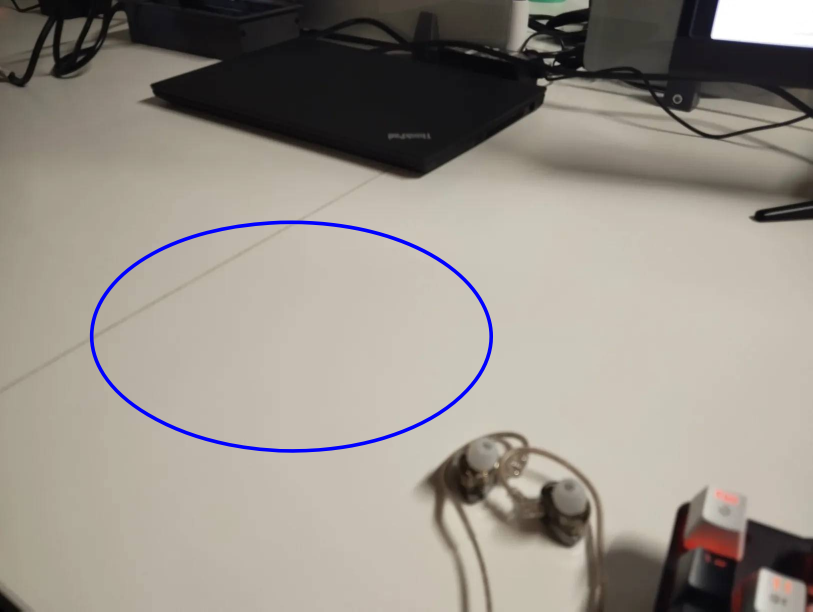
#> input picture imagedata/thinbluecirc.png, 1625 x 1223 px (shown at 1/2 size)
$ python staindet.py
#> lines starting #> are read from the running program, lines starting #| are printed output that depends on the picture; after the words box and inside, x2 and y2 are one past the last pixel; in counts of white or black regions, pixels touching at a corner belong together
import cv2
import numpy as np
from PIL import Image, ImageFilter, ImageEnhance, ImageOps, ImageDraw
import matplotlib.pyplot as plt
from scipy import ndimage
from typing import Union

def detect_and_crop_color_border(image, color='blue', shape='auto'):
    """
    Detect and crop colored border with improved robustness for various shapes.

    Args:
        image (PIL.Image): Input image
        color (str): Color of the border to detect
        shape (str): Shape of the border ('auto', 'rectangle', 'circle', 'oval')

    Returns:
        PIL.Image: Cropped image
    """
    # Convert PIL Image to numpy array
    np_image = np.array(image)

    # Convert to BGR for OpenCV (PIL uses RGB)
    cv_image = cv2.cvtColor(np_image, cv2.COLOR_RGB2BGR)

    # Convert to HSV color space
    hsv = cv2.cvtColor(cv_image, cv2.COLOR_BGR2HSV)

    # Color ranges in HSV
    color_ranges = {
        "green": ([35, 50, 50], [85, 255, 255]),
        "blue": ([100, 50, 50], [140, 255, 255]),
        "yellow": ([20, 50, 50], [30, 255, 255]),
        "red1": ([0, 50, 50], [10, 255, 255]),  # Red spans across 0 degrees in HSV
        "red2": ([170, 50, 50], [180, 255, 255])  # Need to check both ranges
    }

    # Get color range
    if color == "red":
        # For red, we need to combine two masks
        lower1, upper1 = color_ranges["red1"]
        lower2, upper2 = color_ranges["red2"]

        # Create masks for both red ranges
        color_mask1 = cv2.inRange(hsv, np.array(lower1), np.array(upper1))
        color_mask2 = cv2.inRange(hsv, np.array(lower2), np.array(upper2))

        # Combine the masks
        color_mask = cv2.bitwise_or(color_mask1, color_mask2)
    else:
        # For other colors
        lower, upper = color_ranges.get(color, color_ranges['blue'])
        color_mask = cv2.inRange(hsv, np.array(lower), np.array(upper))

    # Apply morphological operations to clean up the mask
    kernel = np.ones((5, 5), np.uint8)
    color_mask = cv2.morphologyEx(color_mask, cv2.MORPH_CLOSE, kernel)
    color_mask = cv2.morphologyEx(color_mask, cv2.MORPH_OPEN, kernel)

    # Find contours of colored border
    contours, _ = cv2.findContours(color_mask, cv2.RETR_EXTERNAL, cv2.CHAIN_APPROX_SIMPLE)

    if not contours:
        return image  # Return original image if no border found

    # Find the largest contour (presumably the border)
    border_contour = max(contours, key=cv2.contourArea)

    # Create a mask for the entire image
    mask = np.zeros(cv_image.shape[:2], dtype=np.uint8)

    # Handle different shapes
    if shape == 'auto':
        # Improved shape detection

        # Calculate shape metrics
        area = cv2.contourArea(border_contour)
        perimeter = cv2.arcLength(border_contour, True)

        # Fit an enclosing circle
        (center_x, center_y), radius = cv2.minEnclosingCircle(border_contour)
        circle_area = np.pi * radius * radius

        # Fit an ellipse (if possible)
        if len(border_contour) >= 5:
            ellipse = cv2.fitEllipse(border_contour)
            ellipse_axes = ellipse[1]  # Major and minor axes
            ellipse_area = np.pi * ellipse_axes[0]/2 * ellipse_axes[1]/2

            # Calculate aspect ratio of the ellipse
            aspect_ratio = max(ellipse_axes) / min(ellipse_axes)
        else:
            ellipse = None
            ellipse_area = float('inf')
            aspect_ratio = float('inf')

        # Calculate circularity: 4*pi*area/perimeter^2
        # Perfect circle has circularity of 1
        circularity = 4 * np.pi * area / (perimeter * perimeter) if perimeter > 0 else 0

        # Calculate how well the contour fits a circle
        circle_similarity = area / circle_area if circle_area > 0 else 0

        # Determine shape based on metrics
        if circularity > 0.85 and circle_similarity > 0.9:
            # It's likely a circle
            center = (int(center_x), int(center_y))
            radius = int(radius)
            cv2.circle(mask, center, radius, 255, -1)
            print("Detected shape: Circle")

        elif ellipse is not None and aspect_ratio < 1.5 and area / ellipse_area > 0.9:
            # It's likely an oval/ellipse that's not too elongated
            cv2.ellipse(mask, ellipse, 255, -1)
            print("Detected shape: Oval/Ellipse")

        else:
            # It's likely a polygon or irregular shape
            # Try to approximate the polygon
            epsilon = 0.02 * perimeter
            approx = cv2.approxPolyDP(border_contour, epsilon, True)

            if len(approx) == 4:
                # It might be a rectangle
                cv2.fillPoly(mask, [approx], 255)
                print("Detected shape: Rectangle/Square")
            else:
                # Use convex hull for irregular shapes
                hull = cv2.convexHull(border_contour)
                cv2.fillPoly(mask, [hull], 255)
                print(f"Detected shape: Irregular polygon with {len(approx)} points")

    elif shape == 'circle':
        # Fit a circle to the contour
        (x, y), radius = cv2.minEnclosingCircle(border_contour)
        center = (int(x), int(y))
        radius = int(radius)
        cv2.circle(mask, center, radius, 255, -1)

    elif shape == 'oval' or shape == 'ellipse':
        # Fit an ellipse to the contour
        if len(border_contour) >= 5:  # Need at least 5 points to fit ellipse
            ellipse = cv2.fitEllipse(border_contour)
            cv2.ellipse(mask, ellipse, 255, -1)
        else:
            # Fallback to convex hull if not enough points
            hull = cv2.convexHull(border_contour)
            cv2.fillPoly(mask, [hull], 255)

    elif shape == 'rectangle':
        # Get bounding rectangle
        x, y, w, h = cv2.boundingRect(border_contour)
        cv2.rectangle(mask, (x, y), (x + w, y + h), 255, -1)

    else:  # Default: use contour as is
        # Use convex hull for smoother result
        hull = cv2.convexHull(border_contour)
        cv2.fillPoly(mask, [hull], 255)

    # Bitwise AND to keep only the area inside the border
    result = cv2.bitwise_and(cv_image, cv_image, mask=mask)

    # Convert back to RGB for PIL
    result_rgb = cv2.cvtColor(result, cv2.COLOR_BGR2RGB)

    # Convert back to PIL Image
    return Image.fromarray(result_rgb)

def process_image(image, color='blue', shape='auto'):
    """
    Process an image by detecting and cropping to a colored border.

    Args:
        image (PIL.Image): Input image
        color (str, optional): Border color to detect. Defaults to 'blue'.
        shape (str, optional): Shape of the border to detect. Defaults to 'auto'.

    Returns:
        PIL.Image: Cropped image
    """
    try:
        # Crop to colored border
        cropped_image = detect_and_crop_color_border(image, color, shape)

        return cropped_image

    except Exception as e:
        print(f"Error processing image: {e}")
        return image

def _open_image(image_path:str, use_border : bool = False, color : str = "blue", shape : str = "auto"):
    """Opens an image from disk and converts it into a PIL Image array.

    Args:
        image_path (str): Path to the image
        use_border (bool, optional): Whether to detect and crop to border. Defaults to False.
        color (str, optional): Color of the border to detect. Defaults to "blue".
        shape (str, optional): Shape of the border ('auto', 'rectangle', 'circle', 'oval'). Defaults to "auto".
    Returns:
        PIL Image: A float32 Numpy Image array
    """
    img = Image.open(image_path)
    if use_border:
        img = process_image(img, color, shape)
    return(img)

def makeneg(img_array,alpha:float = 0.5):
    """Takes an image array and converts the array data into its negative.

    Args:
        img_array (numpy array): Image data array
        alpha (float, optional): Alpha value used to calculate negative. Defaults to 0.5.

    Raises:
        ValueError: _description_
    """
    img_array = np.array(img_array).astype(np.uint8)
    if len(img_array.shape) == 3 and img_array.shape[2] == 3:  # RGB image
        max_val = 255.0
        negative = max_val - img_array
    elif len(img_array.shape) == 2 or (len(img_array.shape) == 3 and img_array.shape[2] == 1):  # Grayscale
        max_val = 255.0
        negative = max_val - img_array
    else:
        raise ValueError("Unsupported image format")
    negative = np.clip(negative, 0, 255).astype(np.uint8)
    neg_image = Image.fromarray(negative)

    return(neg_image)

def fuse_image(original, negative, alpha:float = 0.5):
    """Takes two images, fuses their data, and returns the fused image as a PIL Image.

    Args:
        original (Image): The original image
        negative (Image): The negative image
        alpha (float): The alpha value used to adjust which image the emphasis is placed on.
    """
    ogarray = np.array(original).astype(np.float32)
    negarray = np.array(negative).astype(np.float32)
    fusedarray = alpha * ogarray + (1- alpha) * negarray
    fused = np.clip(fusedarray, 0, 255).astype(np.uint8)
    fuseimage = Image.fromarray(fused).filter(ImageFilter.MedianFilter(3)).filter(ImageFilter.FIND_EDGES)
    border = (25,25,25,25)
    return(ImageOps.crop(fuseimage,border))

def detect_stain(image, threshold=1):
    """
    Detect if an image contains any non-black pixels.

    Parameters:
    - image: PIL Image object
    - threshold: Maximum pixel value to still be considered "black"
                 (allows for slight variations due to compression)

    Returns:
    - Boolean: True if image contains non-black pixels, False otherwise
    """
    # Convert image to numpy array
    img_array = np.array(image)

    # Handle both color and grayscale images
    if len(img_array.shape) == 3:
        # For color images, check if any pixel in any channel exceeds threshold
        return np.any(img_array > threshold)
    elif len(img_array.shape) == 2:
        # For grayscale images, check if any pixel exceeds threshold
        return np.any(img_array > threshold)
    else:
        # Unexpected image format
        raise ValueError("Unsupported image format")

# [155 lines left out: functions highlight_stain, chroma_key, not called in this run]

def image_display(arrimg: dict, colno: int, figsize: tuple = (15, 5), detected: bool = False):
    """Given data arrays with the title of the image, create a window displaying the images with their titles in a grid.
    Displays an optional text at the bottom middle of the figure.

    Args:
        arrimg (dict): A dictionary of the data arrays with the image titles as the keys.
        colno (int): Number of columns.
        figsize (tuple): Size of the display window, as (width, height).
        display_text (str): Text to display at the bottom middle of the layout.
    """
    import math
    import matplotlib.pyplot as plt

    if detected:
        display_text = "STAIN DETECTED"
    else:
        display_text = "CLEAN"

    fig = plt.figure(figsize=figsize)
    columns = colno
    rows = math.ceil(len(arrimg.keys()) / colno)
    pos = 1

    for key in arrimg.keys():
        plt.subplot(rows, columns, pos)
        plt.imshow(arrimg[key])
        plt.title(key)
        plt.axis("off")
        pos += 1

    # Add the text at the bottom middle of the figure
    if display_text:
        fig.text(0.5, 0.01, display_text, ha='center', va='bottom', fontsize=10)

    plt.tight_layout(rect=[0, 0.03, 1, 0.97])  # Adjust layout to make room for the text
    plt.show()

def detect(control:str, current:str, crop:bool=True, color:str="blue", shape:str="auto", displayresults:bool=True, savehighlight:str=None):
    #Import original image
    imgarr = {"Control":_open_image(control, False)}
#> in _open_image, img is the input picture: PIL image 1625x1223 RGB; mean R, G, B 151.9, 145.3, 137.3
    imgarr["Current"] = _open_image(current, False)
    if crop:
        imgarr["Cropped Control"] = process_image(imgarr["Control"], color, shape)
#> in detect_and_crop_color_border, `hsv = cv2.cvtColor(cv_image, cv2.COLOR_BGR2HSV)`: hsv: shape (1223, 1625, 3); mean H, S, V 30.7, 32.4, 153.9
#> in detect_and_crop_color_border, `color_mask = cv2.inRange(hsv, np.array(lower), np.array(upper))`:
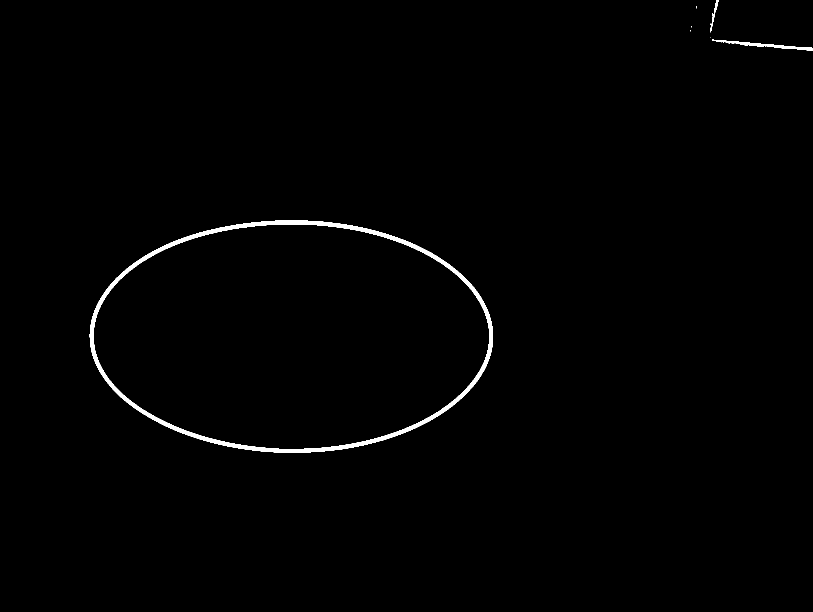
#> color_mask: shape (1223, 1625) (shown at 1/2 size); 0.85% white; 9 white regions (6 under 20 px), largest, box (x1, y1, x2, y2) and area: (179, 441, 986, 906) 15683, (1424, 78, 1625, 101) 978, (1420, 0, 1437, 65) 224
#> in detect_and_crop_color_border, `color_mask = cv2.morphologyEx(color_mask, cv2.MORPH_CLOSE, kernel)`: color_mask: shape (1223, 1625); 0.85% white; 7 white regions (4 under 20 px), largest, box (x1, y1, x2, y2) and area: (179, 441, 986, 906) 15685, (1424, 78, 1625, 101) 1014, (1420, 0, 1437, 65) 247
#> in detect_and_crop_color_border, `color_mask = cv2.morphologyEx(color_mask, cv2.MORPH_OPEN, kernel)`: color_mask: shape (1223, 1625); 0.83% white; 10 white regions
#> in detect_and_crop_color_border, `contours, _ = cv2.findContours(color_mask, cv2.RETR_EXTERNAL, cv2.CHAI..`: contours = 10 contours, 2 with area under 20; largest, box (x1, y1, x2, y2) and area: (179, 441, 986, 906) 293278, (1535, 89, 1591, 98) 240, (1594, 94, 1625, 101) 136, (1480, 84, 1508, 91) 119, (1512, 87, 1529, 94) 84, (1442, 81, 1453, 86) 40, (1457, 82, 1466, 87) 32, (1472, 83, 1478, 88) 20
#> in detect_and_crop_color_border, `border_contour = max(contours, key=cv2.contourArea)`: border_contour = contour of 898 points, box (x1, y1, x2, y2) (179, 441, 986, 906), area 293278
#> in detect_and_crop_color_border, `area = cv2.contourArea(border_contour)`: area = 293278
#> in detect_and_crop_color_border, `perimeter = cv2.arcLength(border_contour, True)`: perimeter = 2140.5
#> in detect_and_crop_color_border, `(center_x, center_y), radius = cv2.minEnclosingCircle(border_contour)`: center_x = 582.1; center_y = 672.5; radius = 403.1
#> in detect_and_crop_color_border, `circle_area = np.pi * radius * radius`: circle_area = 510541.2
#> in detect_and_crop_color_border, `ellipse = cv2.fitEllipse(border_contour)`: ellipse = ((582.6, 671.9), (463.8, 805.2), 90.28)
#> in detect_and_crop_color_border, `ellipse_axes = ellipse[1]`: ellipse_axes = (463.8, 805.2)
#> in detect_and_crop_color_border, `ellipse_area = np.pi * ellipse_axes[0]/2 * ellipse_axes[1]/2`: ellipse_area = 293281.1
#> in detect_and_crop_color_border, `aspect_ratio = max(ellipse_axes) / min(ellipse_axes)`: aspect_ratio = 1.74
#> in detect_and_crop_color_border, `circularity = 4 * np.pi * area / (perimeter * perimeter) if perimeter ..`: circularity = 0.804
#> in detect_and_crop_color_border, `circle_similarity = area / circle_area if circle_area > 0 else 0`: circle_similarity = 0.574
#> in detect_and_crop_color_border, `epsilon = 0.02 * perimeter`: epsilon = 42.81
#> in detect_and_crop_color_border, `approx = cv2.approxPolyDP(border_contour, epsilon, True)`: approx = [[181, 649], [279, 823], [568, 905], [860, 841], [985, 686], [877, 514], [615, 441], [332, 489]]
#> in detect_and_crop_color_border, `hull = cv2.convexHull(border_contour)`: hull = contour of 146 points, box (x1, y1, x2, y2) (179, 441, 986, 906), area 293952
#> in detect_and_crop_color_border, `cv2.fillPoly(mask, [hull], 255)`:
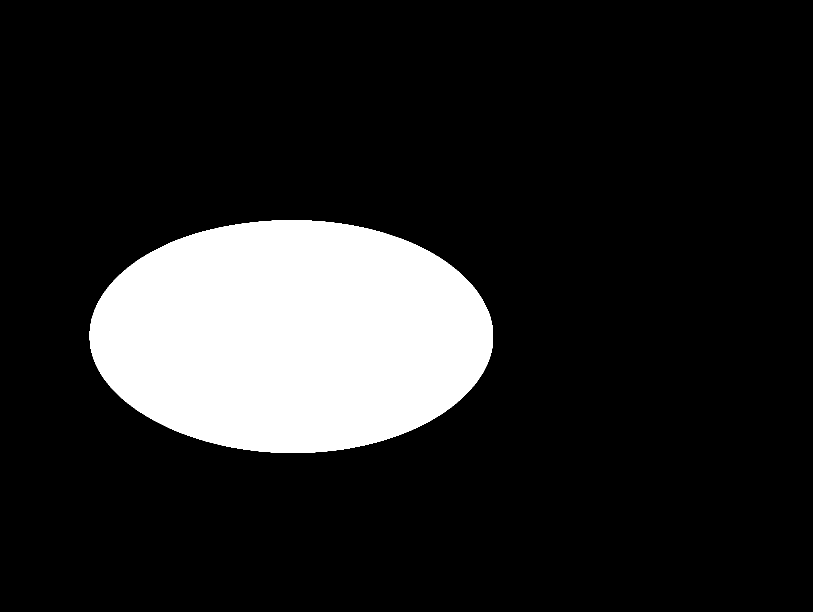
#> mask: shape (1223, 1625) (shown at 1/2 size); 14.8% white; 1 white region, box (x1, y1, x2, y2) and area: (179, 441, 986, 906) 294885
#| Detected shape: Irregular polygon with 8 points
#> in detect_and_crop_color_border, `result = cv2.bitwise_and(cv_image, cv_image, mask=mask)`:
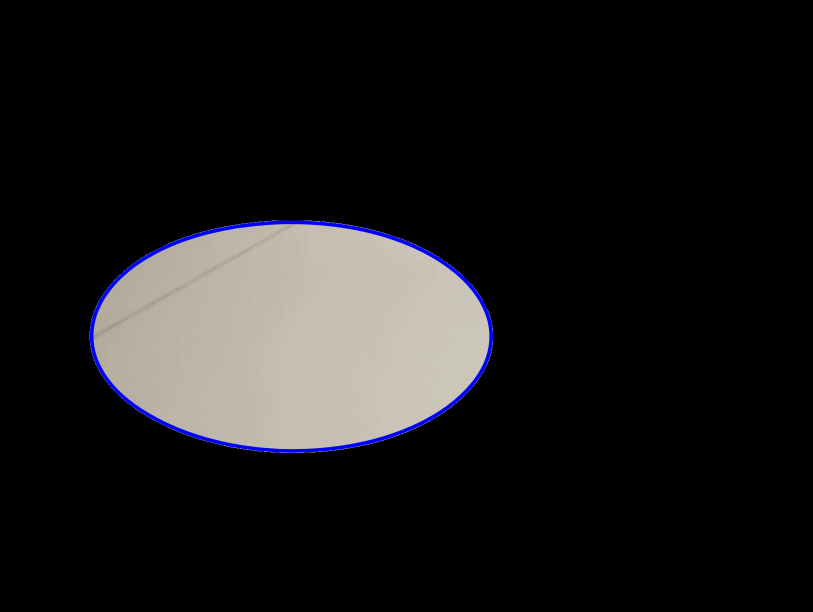
#> result: shape (1223, 1625, 3) (shown at 1/2 size); mean B, G, R 26.6, 26.3, 27.4
        imgarr["Cropped Current"] = process_image(imgarr["Current"], color, shape)
#| Detected shape: Irregular polygon with 8 points
        imgarr["Fused"] = fuse_image(
            original= imgarr["Cropped Current"],
            negative= makeneg(imgarr["Cropped Control"]),
            alpha=0.5
        )
#> in makeneg, `negative = max_val - img_array`:
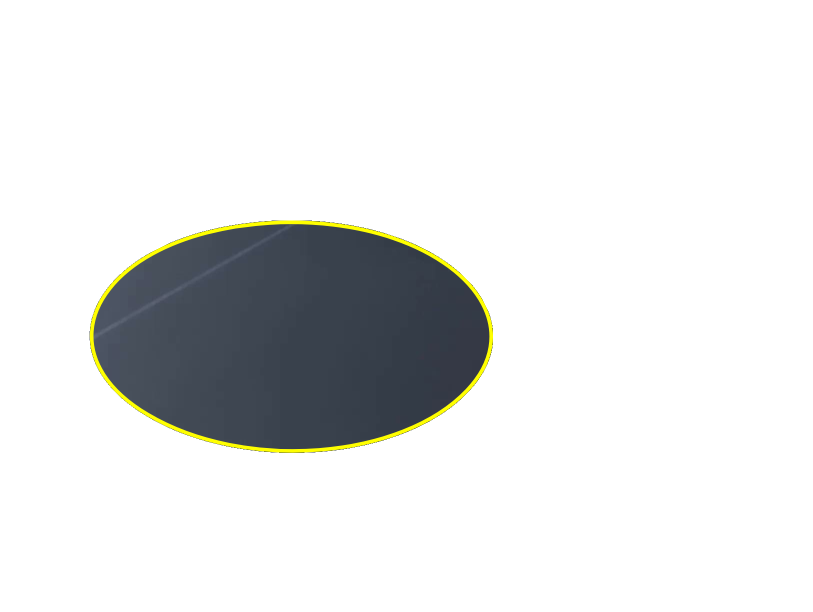
#> negative: shape (1223, 1625, 3) float64 (shown at 1/2 size); mean of channels 0, 1, 2 227.6, 228.7, 228.4; drawn as R, G, B
#> in fuse_image, `fusedarray = alpha * ogarray + (1- alpha) * negarray`: fusedarray: shape (1223, 1625, 3) float32; every value is 127.5
#> in fuse_image, `fused = np.clip(fusedarray, 0, 255).astype(np.uint8)`: fused: shape (1223, 1625, 3); every value is 127
#> in fuse_image, `fuseimage = Image.fromarray(fused).filter(ImageFilter.MedianFilter(3))..`:
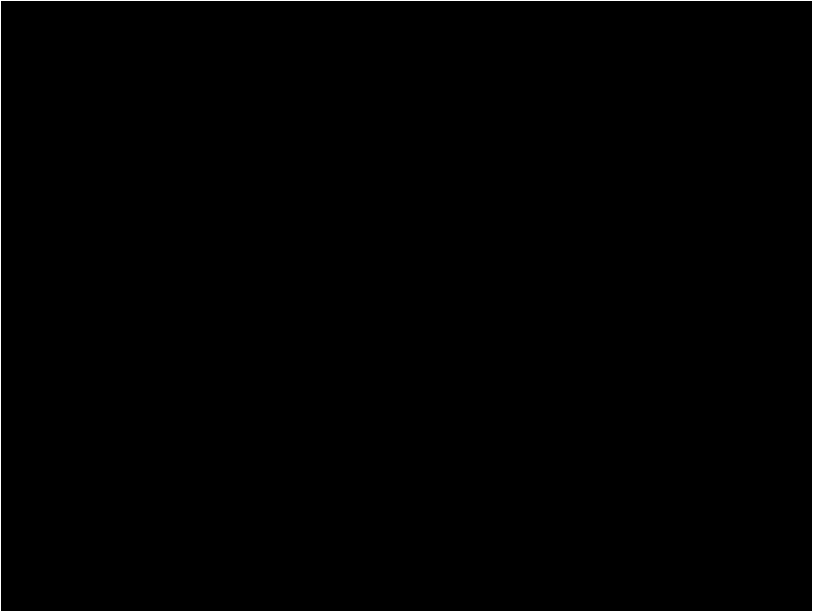
#> fuseimage: PIL image 1625x1223 RGB (shown at 1/2 size); values 0 (black) and 127 (white), 0.29% white in thin lines or dots
#> in fuse_image, `return(ImageOps.crop(fuseimage,border))`: returned value: PIL image 1575x1173 RGB; every value is 0
    else:
        imgarr["Control"] = process_image(imgarr["Control"], color, shape)
        imgarr["Current"] = process_image(imgarr["Current"], color, shape)
        imgarr["Fused"] = fuse_image(
            original= imgarr["Current"],
            negative= makeneg(imgarr["Control"]),
            alpha=0.5
        )
    detected = detect_stain(imgarr["Fused"],3)
#> detected = False
    if detected:
        imgarr["Highlighted Result"] = highlight_stain(
            fused_image=imgarr["Fused"],
            draw_image=imgarr["Current"],
            num_sectors=5,
            border_color=(255,0,0),
            border_width=4
        )
        if savehighlight:
            imgarr["Highlighted Result"].save(f"imagedata/highlights/{savehighlight}.png","png")

    if displayresults:
        image_display(imgarr,2,(5,7), detected= detect_stain(imgarr["Fused"],1))
#> in image_display, `display_text = "CLEAN"`: display_text = 'CLEAN'
#> in image_display, `rows = math.ceil(len(arrimg.keys()) / colno)`: rows = 3
#> the loop in image_display, `for key in arrimg.keys():` made 5 passes
#> after the loop in image_display, `for key in arrimg.keys():`: pos = 6
    return(str(detected))

if __name__ == "__main__":
    # Example usage:
    # detect("imagedata/thinbluecirc.png", "imagedata/thinbluecircstain.png", "thinbluecirc", "circle")
    # detect("imagedata/thinbluecirc.png", "imagedata/thinbluecircstain.png", "thinbluecirc", "oval")
    # Or use auto detection:
    detect("imagedata/thinbluecirc.png", "imagedata/thinbluecirc.png", "thinbluecirc", "auto")
